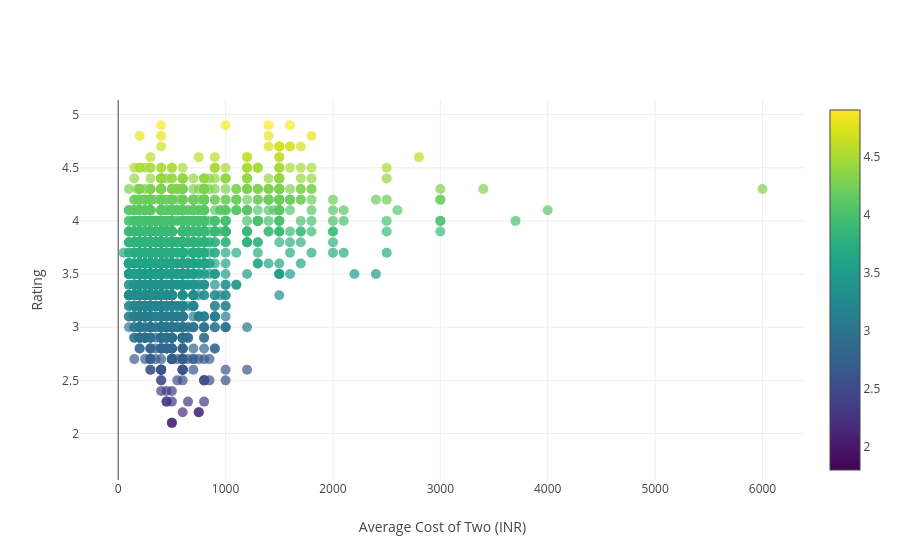

Notebook cell for this chart:
### Markdown cell above
### Are ratings affected by how cheap/expensive a restaurant is ?

### Code cell
data = [
    go.Scatter(x = rest_df['approx_cost(for two people)'],
              y = rest_df['rate'],
              mode = "markers",
               text = rest_df['name'],
               marker = dict(opacity = 0.7,
                            size = 10,
                            color = rest_df['rate'], #Set color equalivant to rating
                            colorscale= 'Viridis',
                            showscale=True,
                             maxdisplayed=2500,
                            ),
                hoverinfo="text+x+y",
              )
]
layout = go.Layout(autosize=True,
                   xaxis=dict(title="Average Cost of Two (INR)",
                             #titlefont=dict(size=20,),
                             #tickmode="linear",
                             ),
                   yaxis=dict(title="Rating",
                             #titlefont=dict(size=17,),
                             ),
                  )
iplot(dict(data=data, layout=layout))

### Figure 1 — Plotly figure (JSON) as saved in the notebook; plotly's stock layout.template omitted (floating-point values rounded to 4 significant figures; data arrays with more than 128 entries replaced by an {"elided": "..."} marker saying what was removed)
{"data": [{"hoverinfo": "text+x+y", "marker": {"color": {"elided": "12466 float values"}, "colorscale": "Viridis", "maxdisplayed": 2500, "opacity": 0.7, "showscale": true, "size": 10}, "mode": "markers", "text": {"elided": "12466 str values"}, "type": "scatter", "uid": "57ccdc4a-65c7-11e9-bf7c-10f005417e85", "x": {"elided": "12466 int values"}, "y": {"elided": "12466 float values"}}], "layout": {"autosize": true, "xaxis": {"title": "Average Cost of Two (INR)"}, "yaxis": {"title": "Rating"}}}
